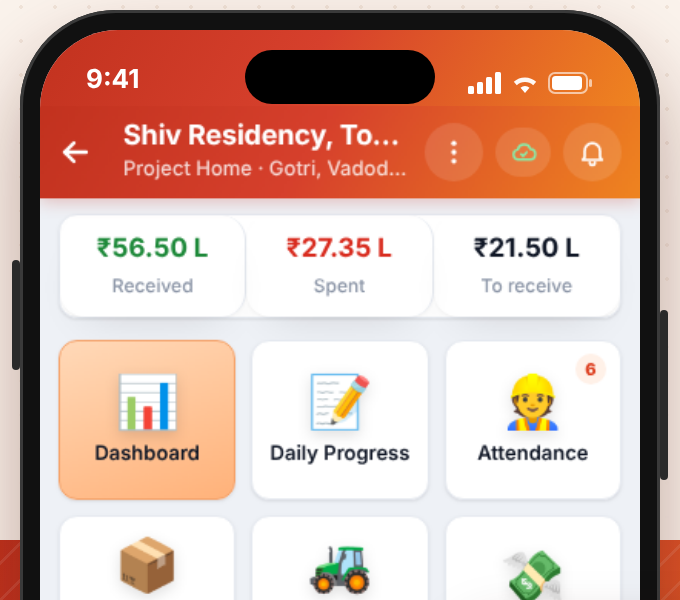
#> input picture reel/project/screens/dashboard_phone.png, 680 x 600 px, given in place of kf1.png, which was not available
$ python finalize.py
#> lines starting #> are read from the running program, lines starting #| are printed output that depends on the picture
### reel/project/build/render.py
"""True Site Sync reel renderer.

Composites every frame in Python (PIL) and pipes them to two ffmpeg encoders:
  - with burned-in captions
  - without captions
Inputs live in ../ (clips/, keyframes/, screens/, audio/). Timings in TIMELINE below.
"""
import json, math, os, re, subprocess, sys
import numpy as np
from PIL import Image, ImageDraw, ImageFilter, ImageFont, ImageOps

HERE = os.path.dirname(os.path.abspath(__file__))
P = os.path.normpath(os.path.join(HERE, '..'))
OUTDIR = os.path.normpath(os.path.join(P, '..'))
W, H, FPS, DUR = 1080, 1920, 30, 35.0
NF = int(DUR * FPS)

# Instagram safe zone: nothing important in top 250, bottom 400, right 150
SAFE_L, SAFE_R, SAFE_T, SAFE_B = 60, W - 150, 250, H - 400
CX = (SAFE_L + SAFE_R) // 2

FONT_XB = os.path.join(P, 'fonts', 'Montserrat-800.ttf')
FONT_B = os.path.join(P, 'fonts', 'Montserrat-700.ttf')
EMOJI = '/usr/share/fonts/truetype/noto/NotoColorEmoji.ttf'
YELLOW = (255, 212, 0)
RED = (235, 59, 47)
BRAND = (232, 84, 42)

def p(*a):
    return os.path.join(P, *a)

def ease(x):
    x = min(max(x, 0.0), 1.0)
    return 1 - (1 - x) ** 3

# [4 lines left out: function ease_back, not called in this run]

# ---------------------------------------------------------------- text
_font_cache = {}
# [5 lines left out: function font, not called in this run]

_emoji_font = ImageFont.truetype(EMOJI, 109)
_emoji_cache = {}
EMOJI_RE = re.compile('([\U0001F300-\U0001FAFF\u2600-\u27BF\u2B50\u2705\u274C\u26A1]\uFE0F?|\u2192)')
DEJAVU_B = '/usr/share/fonts/truetype/dejavu/DejaVuSans-Bold.ttf'

# [65 lines left out: functions emoji_img, text_img, place, pop, not called in this run]

# ---------------------------------------------------------------- image helpers
def cover(im, w=W, h=H):
    return ImageOps.fit(im.convert('RGB'), (w, h), Image.LANCZOS)

# [23 lines left out: functions zoom, grade, not called in this run]

def vignette():
    y, x = np.ogrid[:H, :W]
    d = np.sqrt(((x - W / 2) / (W / 2)) ** 2 + ((y - H / 2) / (H / 2)) ** 2)
    v = np.clip(1 - 0.35 * np.clip(d - 0.55, 0, None) ** 1.5, 0, 1)
    return v[..., None].astype(np.float32)
VIG = vignette()

def apply_vig(im):
    return Image.fromarray((np.asarray(im).astype(np.float32) * VIG).astype(np.uint8))

# [40 lines left out: functions glow_box, arrow, cursor, not called in this run]

# ---------------------------------------------------------------- video sources
class Clip:
    """Sequential frame reader for a video file, cover-scaled to W×H at FPS. Falls back to a still."""
    def __init__(self, path, still=None, speed=1.0):
#> called with path = 'reel/project/clips/s1.mp4', still = 'reel/project/keyframes/kf1.png', speed = 1
        self.path, self.still, self.speed = path, still, speed
        self.frames = None
        if path and os.path.exists(path):
            cmd = ['ffmpeg', '-v', 'error', '-i', path, '-vf',
                   f'setpts=PTS/{speed},fps={FPS},scale={W}:{H}:force_original_aspect_ratio=increase,crop={W}:{H}',
                   '-f', 'rawvideo', '-pix_fmt', 'rgb24', '-']
            raw = subprocess.run(cmd, capture_output=True, check=True).stdout
            n = len(raw) // (W * H * 3)
            self.frames = [raw[i * W * H * 3:(i + 1) * W * H * 3] for i in range(n)]
        elif still:
            self.img = cover(Image.open(still))
        print('clip', path if self.frames else ('STILL ' + str(still)), len(self.frames) if self.frames else '')

    @property
    def is_video(self):
        return self.frames is not None

    @property
    def duration(self):
        return len(self.frames) / FPS if self.frames else 999

    # [5 lines left out: function frame, not called in this run]

# ---------------------------------------------------------------- load assets
def load():
    A = {}
    A['s1'] = Clip(p('clips', 's1.mp4'), p('keyframes', 'kf1.png'))
    A['s6'] = Clip(p('clips', 's6a.mp4'), p('keyframes', 'kf6.png'))
#> call 2 of __init__, with path = 'reel/project/clips/s6a.mp4', still = 'reel/project/keyframes/kf6.png', speed = 1
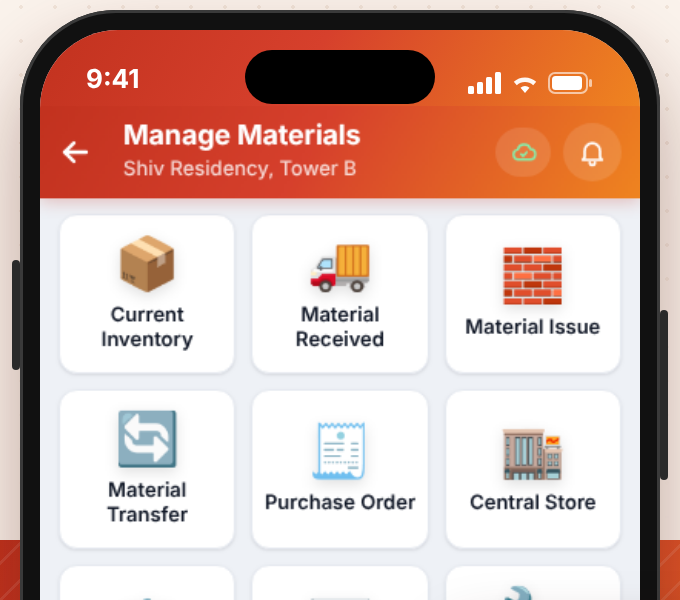
#> input picture reel/project/screens/materials_phone.png, 680 x 600 px, given in place of kf6.png, which was not available
#> call 2 of cover, with w = 1080, h = 1920
#> in cover (call 2), `return ImageOps.fit(im.convert('RGB'), (w, h), Image.LANCZOS)`:
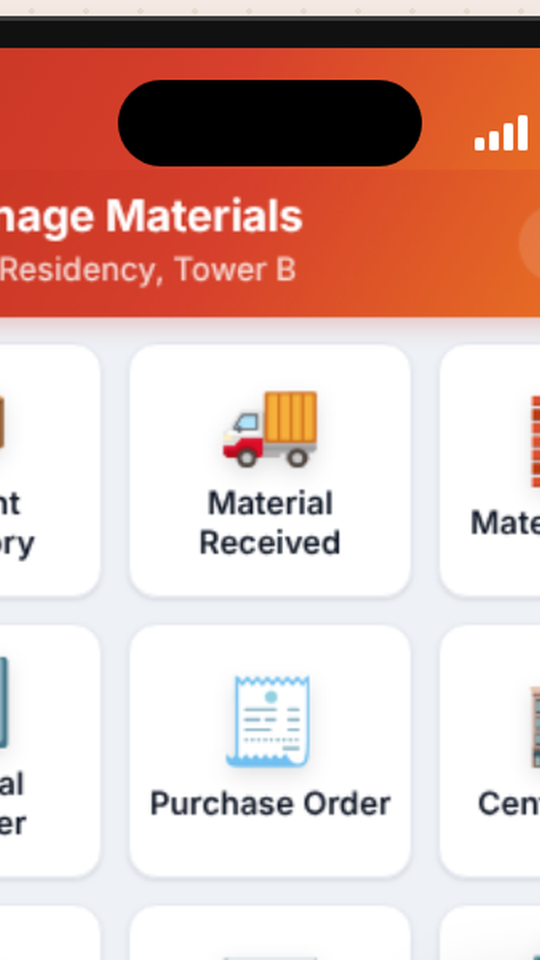
#> returned value: PIL image 1080x1920 RGB (shown at 1/2 size); mean R, G, B 218.2, 186.8, 179.8
    A['s3'] = Clip(p('clips', 's3.mp4'), None)
    A['s3_stills'] = [cover(Image.open(p('keyframes', f's3_{i}.png'))) for i in range(4)
                      if os.path.exists(p('keyframes', f's3_{i}.png'))]
    A['laptop'] = Image.open(p('keyframes', 's2_spreadsheet.png')).convert('RGB')
    A['sheet'] = Image.open(p('screens', 'sheet_tall.png')).convert('RGB')
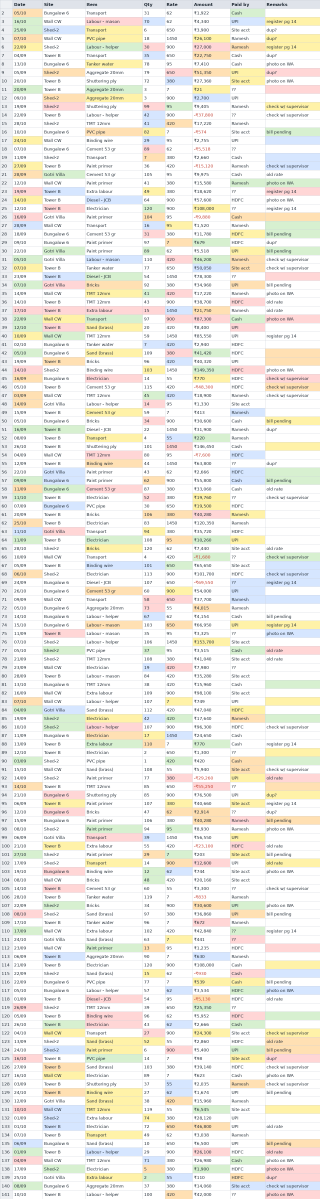
#> input picture reel/project/screens/sheet_tall.png, 1280 x 4794 px (shown at 1/4 size)
    A['dash'] = Image.open(p('screens', 'dashboard_phone_rgba.png'))
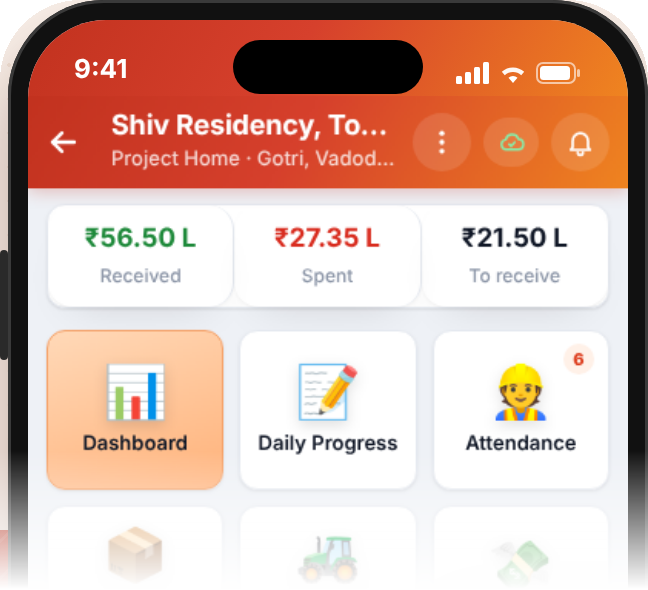
#> input picture reel/project/screens/dashboard_phone_rgba.png, 648 x 590 px
    A['mat'] = Image.open(p('screens', 'materials_phone_rgba.png'))
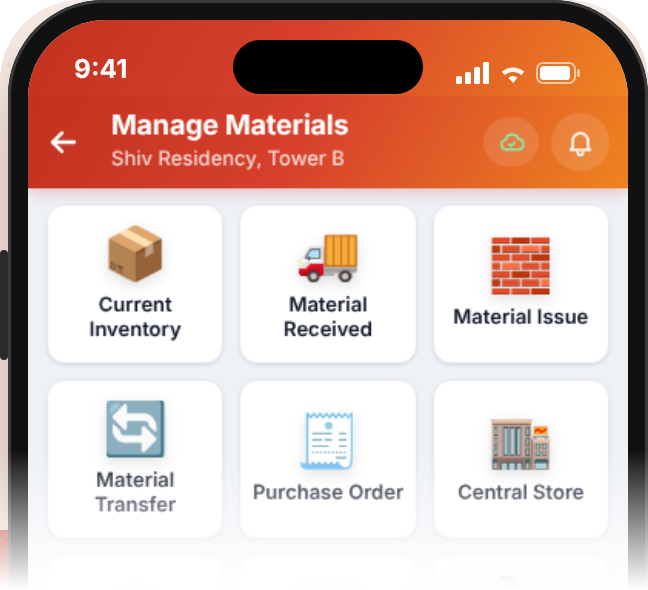
#> input picture reel/project/screens/materials_phone_rgba.png, 648 x 590 px
    A['pay'] = Image.open(p('screens', 'payments_phone_rgba.png'))
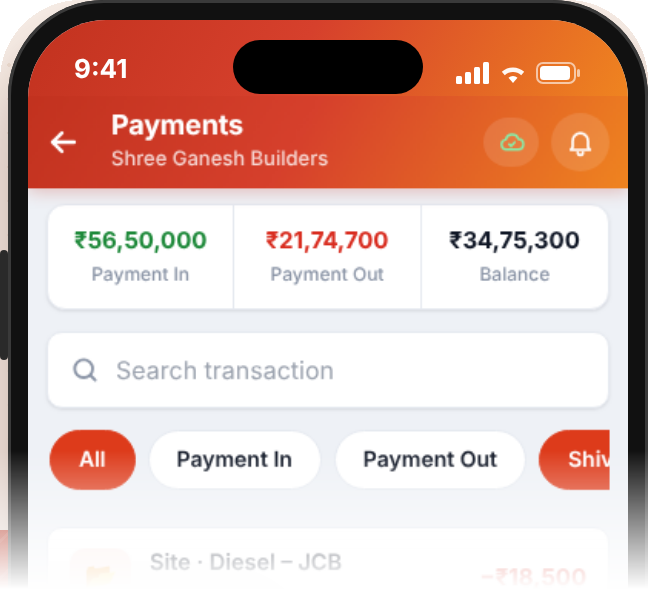
#> input picture reel/project/screens/payments_phone_rgba.png, 648 x 590 px
    A['labour'] = Image.open(p('screens', 'labour_grid.png')).convert('RGB')
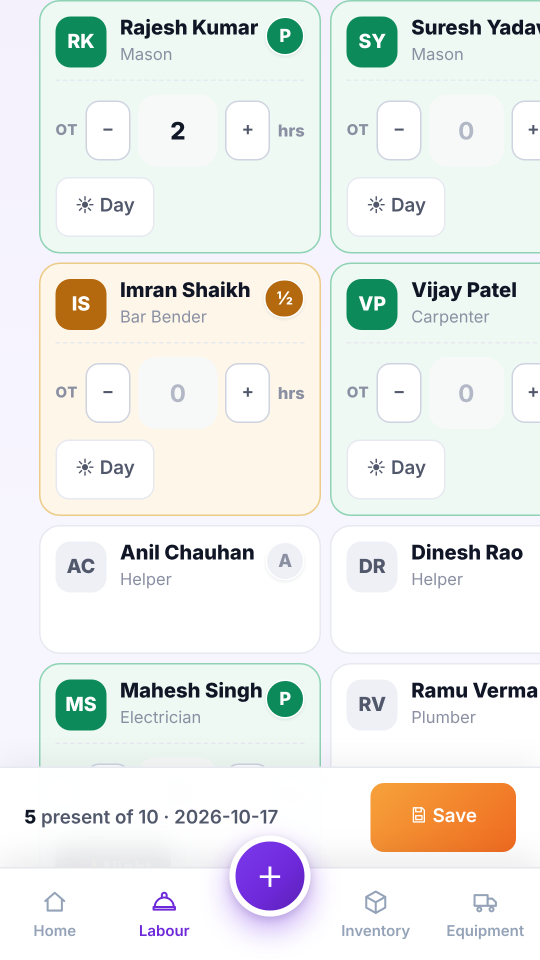
#> input picture reel/project/screens/labour_grid.png, 1080 x 1920 px (shown at 1/2 size)
#> (the run stopped early here; a loop or call above may not have finished)
